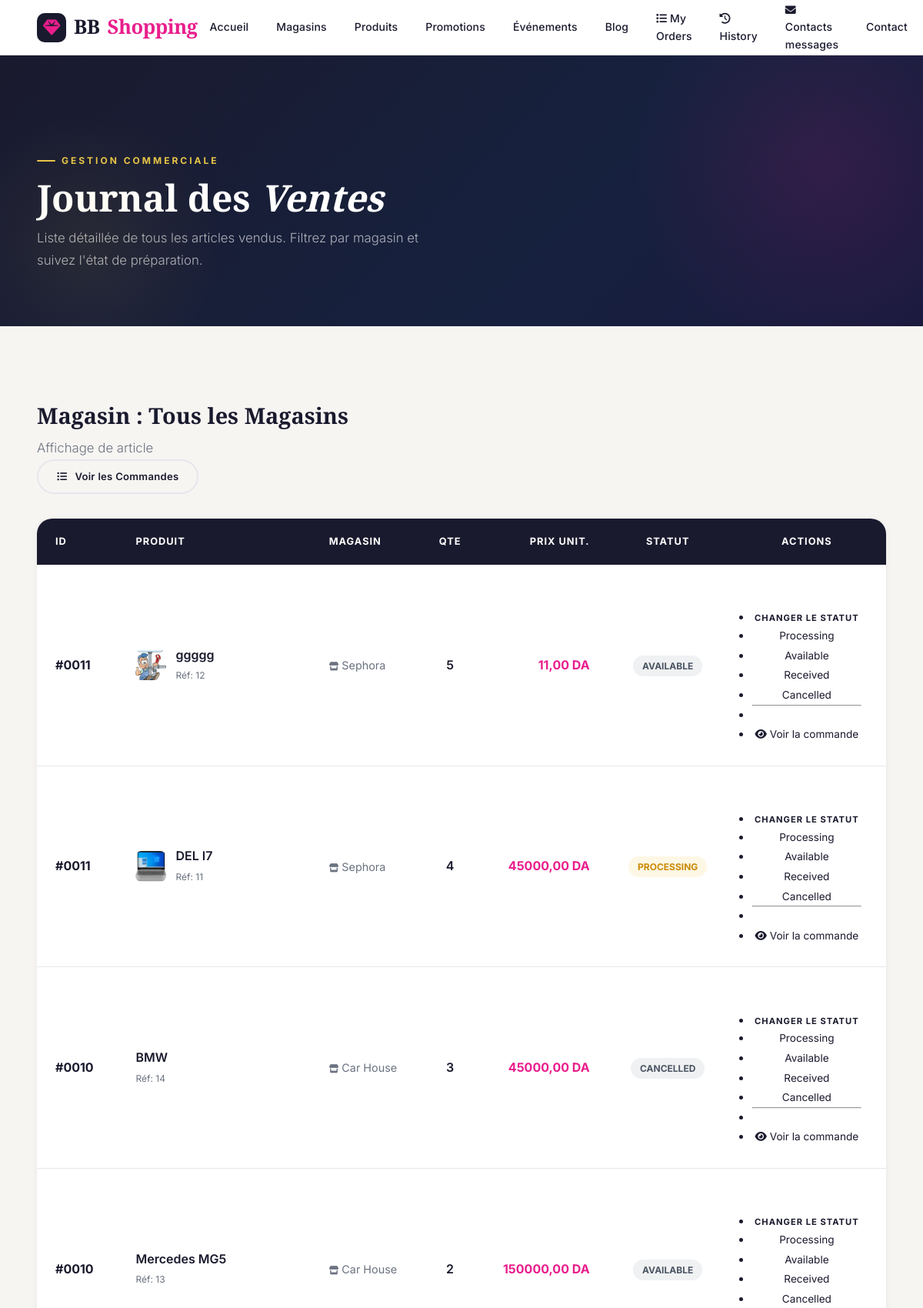
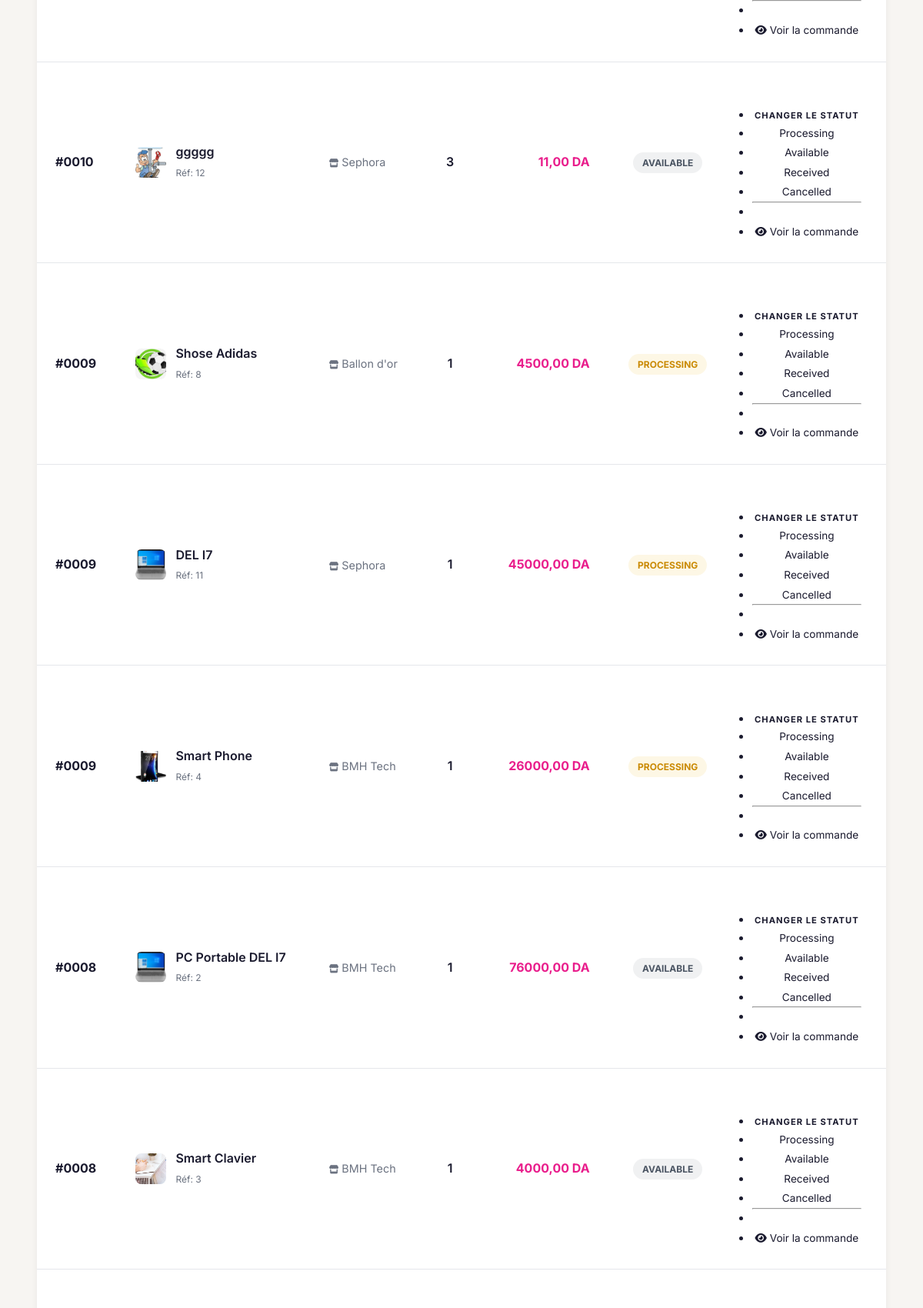
The page /orders/items/ (signed in, upper part) on the database its author committed (2 pictures, top to bottom).
### centre_commercial/models.py (models this page shows, shortened)
class OrderItem(models.Model):
    STATUS_CHOICES = [
        ('processing', 'Processing'),
        ('available', 'Available'),
        ('received', 'Received'),
        ('cancelled', 'Cancelled'),
    ]
    order    = models.ForeignKey(Order, on_delete=models.CASCADE, related_name='items')
    product  = models.ForeignKey('Product', on_delete=models.CASCADE)
    quantity = models.PositiveIntegerField(default=1)
    price    = models.DecimalField(max_digits=10, decimal_places=2)
    status = models.CharField(max_length=20, choices=STATUS_CHOICES, default='processing')
    notes = models.CharField(max_length=255, blank=True, null=True)

class Order(models.Model):
    STATUS_CHOICES = [
        ('pending', 'Pending'),
        ('processing', 'Processing'),
        ('shipped', 'Shipped'),
        ('delivered', 'Delivered'),
        ('cancelled', 'Cancelled'),
    ]
    PAYMENT_METHOD_CHOICES = [
        ('cash', 'Cash on Delivery'),
        ('card', 'Card'),
        ('transfer', 'Bank Transfer'),
    ]
    user = models.ForeignKey(settings.AUTH_USER_MODEL, on_delete=models.CASCADE, related_name='orders')
    status = models.CharField(max_length=20, choices=STATUS_CHOICES, default='pending', verbose_name=_("Status"), db_index=True)
    created_at = models.DateTimeField(auto_now_add=True, verbose_name=_("Created at"), db_index=True)
    updated_at = models.DateTimeField(auto_now_add=True, verbose_name=_("Updated at"), db_index=True)
    total_price = models.DecimalField(max_digits=10, decimal_places=2, default=0, verbose_name=_("Total price"))
    address = models.CharField(max_length=255, verbose_name=_("Address"))
    payment_method = models.CharField(max_length=20, choices=PAYMENT_METHOD_CHOICES, default='cash', verbose_name=_("Payment method"))
    notes = models.TextField(blank=True, null=True, verbose_name=_("Notes"))
    class Meta:
        ordering = ['-created_at']

class Product(models.Model):
    shop = models.ForeignKey(Shop, on_delete=models.CASCADE, related_name='products')
    category = models.ForeignKey(ProductCategory, on_delete=models.CASCADE)
    name = models.CharField(max_length=200)
    description = CKEditor5Field('Content', config_name='default')
    slug = models.SlugField(unique=True, blank=True)
    old_price = models.DecimalField(max_digits=10, decimal_places=2, null=True, blank=True)
    price = models.DecimalField(max_digits=10, decimal_places=2)
    image = models.ImageField(upload_to='products/', blank=True, null=True)
    created_at = models.DateTimeField(auto_now_add=True)
    updated_at = models.DateTimeField(auto_now=True)
    is_featured = models.BooleanField(default=False)
    is_active = models.BooleanField(default=False)
    class Meta:
        ordering = ['-created_at', '-updated_at']
        verbose_name = _("Product")

class Shop(models.Model):
    CATEGORIES = [
        ('mode', 'Mode'),
        ('beaute', 'Beauté & Santé'),
        ('restauration', 'Restauration'),
        ('technologie', 'Technologie'),
        ('maison', 'Maison'),
        ('loisirs', 'Loisirs & Culture'),
        ('cinema', 'Cinéma'),
        ('autre', 'Autre'),
    ]
    mall = models.ForeignKey(Mall, on_delete=models.SET_NULL, null=True, blank=True, related_name='shops')
    name = models.CharField(max_length=200, verbose_name="Name of shop")
    slug = models.SlugField(unique=True, blank=True)
    category = models.CharField(max_length=50, choices=CATEGORIES, verbose_name="Category")
    description = models.TextField(verbose_name="Description")
    cover = models.ImageField(upload_to='shops/cover/', verbose_name="Cover")
    logo = models.ImageField(upload_to='shops/logo/', verbose_name="Logo")
    phone    = models.CharField(max_length=20, blank=True, null=True, verbose_name="Phone")
    location = models.CharField(max_length=200, help_text="Ex: Niveau 1, Aile Nord", verbose_name="Location")
    email    = models.EmailField(blank=True, null=True, verbose_name="Email")
    website  = models.URLField(blank=True, null=True, verbose_name="Website")
    is_featured = models.BooleanField(default=False, verbose_name="Is featured ?")
    created_at = models.DateTimeField(auto_now_add=True)
    modified_at = models.DateTimeField(auto_now=True)
    is_closed = models.BooleanField(default=False, verbose_name="Is closed ?")
    observation = models.TextField(blank=True, null=True, verbose_name="Observation") # En cas de fermeture ou autre
    class Meta:
        verbose_name = "Shop"
        verbose_name_plural = "Shops"

### centre_commercial/views.py (the view)
# urls.py: path('orders/items/', views.orders_items_list, name='orders_items_list_all'),
@login_required # orders items list (all / shop)
def orders_items_list(request, shop_slug = None):
    if shop_slug:
        shop  = get_object_or_404(Shop, slug=shop_slug)
        items = OrderItem.objects.filter(product__shop=shop).select_related('order', 'product').order_by('-order_id')
    else:
        shop  = "Tous les Magasins" #None
        items = OrderItem.objects.all().select_related('order', 'product', 'product__shop').order_by('-order_id')
    paginator = Paginator(items, 15)
    page_number = request.GET.get('page')
    item_pages = paginator.get_page(page_number)
    return render(request, 'mall/order_items_list.html', {
        'shop' : shop,
        'items': item_pages,
        'item_pages': item_pages,
        'status_choices': OrderItem.STATUS_CHOICES,
    })

### centre_commercial/context_processors.py (called while the page is built)
def cart_processor(request):
    cart_count = 0
    if request.user.is_authenticated:
        order = Order.objects.filter(user=request.user, status='pending').first()
        if order:
            cart_count = sum(item.quantity for item in order.items.all())
    return {
        'cart_count': cart_count
    }

### templates/mall/order_items_list.html (shortened to what this page needs)
{% extends "base.html" %}
{% load static %}
{% block content %}
<section class="ym-page-hero">
  <div class="ym-container">
    <p class="ym-eyebrow">Gestion Commerciale</p>
    <h1 class="ym-section-title">Journal des <em>Ventes</em></h1>
    <p class="ym-section-subtitle">Liste détaillée de tous les articles vendus. Filtrez par magasin et suivez l'état de préparation.</p>
  </div>
</section>
<section class="ym-section ym-section--gray">
  <div class="ym-container">
    <div class="portal-section__header" style="margin-bottom: 32px;">
      <div>
        <h2 class="ym-section-title" style="font-size: 1.8rem;">Magasin : {{ shop }}</h2>
        <p class="ym-section-subtitle">Affichage de {{ items.count }} article{{ items.count|pluralize }}</p>
      </div>
      <div style="display: flex; gap: 12px;">
        <a href="{% url 'order_list_all' %}" class="ym-btn ym-btn--ghost ym-btn--sm" style="color: var(--color-text); border-color: var(--color-border);">
          <i class="fas fa-list-ul me-2"></i> Voir les Commandes
        </a>
      </div>
    </div>
    <div class="ym-detail-card" style="padding: 0; overflow: hidden; border-radius: var(--radius-lg);">
      <div class="table-responsive">
        <table class="ym-table" style="width: 100%; border-collapse: collapse;">
          <thead style="background: var(--color-primary); color: #fff;">
            <tr>
              <th style="padding: 20px 24px; text-align: left; font-size: 0.8rem; text-transform: uppercase; letter-spacing: 1px;">ID</th>
              <th style="padding: 20px 24px; text-align: left; font-size: 0.8rem; text-transform: uppercase; letter-spacing: 1px;">Produit</th>
              <th style="padding: 20px 24px; text-align: left; font-size: 0.8rem; text-transform: uppercase; letter-spacing: 1px;">Magasin</th>
              <th style="padding: 20px 24px; text-align: center; font-size: 0.8rem; text-transform: uppercase; letter-spacing: 1px;">Qte</th>
              <th style="padding: 20px 24px; text-align: right; font-size: 0.8rem; text-transform: uppercase; letter-spacing: 1px;">Prix Unit.</th>
              <th style="padding: 20px 24px; text-align: center; font-size: 0.8rem; text-transform: uppercase; letter-spacing: 1px;">Statut</th>
              <th style="padding: 20px 24px; text-align: center; font-size: 0.8rem; text-transform: uppercase; letter-spacing: 1px;">Actions</th>
            </tr>
          </thead>
          <tbody style="background: #fff;">
            {% for item in items %}
            <tr style="border-bottom: 1px solid var(--color-border); transition: background 0.3s ease;">
              <td style="padding: 20px 24px; font-weight: 700; color: var(--color-primary);">
                #{{ item.order.id|stringformat:"04d" }}
              </td>
              <td style="padding: 20px 24px;">
                <div style="display: flex; align-items: center; gap: 12px;">
                  {% if item.product.image %}
                  <img src="{{ item.product.image.url }}" style="width: 40px; height: 40px; border-radius: 8px; object-fit: cover;">
                  {% endif %}
                  <div>
                    <span style="display: block; font-weight: 600; color: var(--color-text);">{{ item.product.name }}</span>
                    <span style="font-size: 0.75rem; color: var(--color-muted);">Réf: {{ item.product.id }}</span>
                  </div>
                </div>
              </td>
              <td style="padding: 20px 24px; font-size: 0.9rem; color: var(--color-muted);">
                <i class="fas fa-store me-1" style="font-size: 0.7rem;"></i> {{ item.product.shop.name }}
              </td>
              <td style="padding: 20px 24px; text-align: center; font-weight: 600;">
                {{ item.quantity }}
              </td>
              <td style="padding: 20px 24px; text-align: right; font-weight: 700; color: var(--color-pink);">
                {{ item.price }} DA
              </td>
              <td style="padding: 20px 24px; text-align: center;">
                <span class="status-badge status-{{ item.status }}" style="
                  padding: 6px 12px; border-radius: 50px; font-size: 0.75rem; font-weight: 700; text-transform: uppercase;
                  {% if item.status == 'delivered' %} background: rgba(34, 197, 94, 0.1); color: #16a34a;
                  {% elif item.status == 'shipped' %} background: rgba(59, 130, 246, 0.1); color: #2563eb;
                  {% elif item.status == 'processing' %} background: rgba(234, 179, 8, 0.1); color: #ca8a04;
                  {% else %} background: rgba(107, 114, 128, 0.1); color: #4b5563; {% endif %}
                ">
                  {{ item.get_status_display }}
                </span>
              </td>
              <td style="padding: 20px 24px; text-align: center;">
                <div class="dropdown">
                  <button class="ym-btn ym-btn--ghost ym-btn--sm" type="button" data-bs-toggle="dropdown" aria-expanded="false" style="padding: 5px 10px;">
                    <i class="fas fa-ellipsis-v"></i>
                  </button>
                  <ul class="dropdown-menu shadow border-0" style="border-radius: 12px; padding: 8px;">
                    <li><h6 class="dropdown-header" style="font-size: 0.7rem; text-transform: uppercase; letter-spacing: 1px;">Changer le statut</h6></li>
                    {% for code, label in status_choices %}
                      <li><a class="dropdown-item" href="{% url 'order_item_status' item.pk code %}" style="border-radius: 6px; font-size: 0.85rem;">{{ label }}</a></li>
                    {% endfor %}
                    <li><hr class="dropdown-divider"></li>
                    <li><a class="dropdown-item" href="{% url 'order_detail' item.order.pk %}" style="border-radius: 6px; font-size: 0.85rem;"><i class="fas fa-eye me-2"></i> Voir la commande</a></li>
                  </ul>
                </div>
              </td>
            </tr>
            {% endfor %}
          </tbody>
        </table>
      </div>
    </div>
  </div>
</section>
{% endblock %}

### static/css/main.css (style rules this page uses)
:root { --color-primary: #1a1a2e; --color-secondary: #16213e; --color-accent: #e8c547; --color-accent2: #c9a227; --color-pink: #e91e8c; --color-surface: #ffffff; --color-bg: #f7f5f2; --color-text: #1a1a2e; --color-muted: #6b7280; --color-border: #e5e7eb; --font-display: 'Playfair Display', Georgia, serif; --font-body: 'Inter', system-ui, sans-serif; --radius-sm: 6px; --radius-md: 12px; --radius-lg: 20px; --radius-xl: 32px; --shadow-sm: 0 2px 8px rgba(0,0,0,.06); --shadow-md: 0 8px 30px rgba(0,0,0,.10); --shadow-lg: 0 20px 60px rgba(0,0,0,.15); --shadow-xl: 0 30px 80px rgba(0,0,0,.20); --transition: 0.3s cubic-bezier(0.4, 0, 0.2, 1); --transition-slow: 0.6s cubic-bezier(0.4, 0, 0.2, 1); }
*, *::before, *::after { box-sizing: border-box; margin: 0; padding: 0; }
html { scroll-behavior: smooth; }
body { font-family: var(--font-body); background-color: var(--color-bg); color: var(--color-text); overflow-x: hidden; line-height: 1.6; }
h1, h2, h3, h4, h5 { font-family: var(--font-display); line-height: 1.2; font-weight: 700; }
a { color: inherit; text-decoration: none; }
img { max-width: 100%; display: block; }
.ym-btn { display: inline-flex; align-items: center; gap: 10px; padding: 16px 36px; border-radius: 50px; font-weight: 600; font-size: 0.9rem; letter-spacing: 0.02em; transition: all var(--transition); cursor: pointer; border: 2px solid transparent; }
.ym-btn--ghost { background: transparent; color: #fff; border-color: rgba(255,255,255,0.5); }
.ym-btn--sm { padding: 10px 24px; font-size: 0.82rem; }
.ym-section { padding: 100px 0; }
.ym-section--gray { background: var(--color-bg); }
.ym-container { width: 100%; max-width: 1380px; margin: 0 auto; padding: 0 48px; }
.ym-eyebrow { display: inline-flex; align-items: center; gap: 8px; font-size: 0.75rem; font-weight: 700; letter-spacing: 3px; text-transform: uppercase; color: var(--color-pink); margin-bottom: 12px; }
.ym-eyebrow::before { content: ''; width: 24px; height: 2px; background: currentColor; border-radius: 2px; }
.ym-section-title { font-family: var(--font-display); font-size: clamp(2rem, 4vw, 3.2rem); color: inherit; line-height: 1.1; }
.ym-section-subtitle { color: var(--color-muted); font-size: 1.05rem; font-weight: 300; margin-top: 12px; max-width: 520px; line-height: 1.7; }
.ym-page-hero { background: linear-gradient(135deg, var(--color-primary) 0%, #16213e 60%, #1a1a3e 100%); padding: 120px 0 72px; position: relative; overflow: hidden; }
.ym-page-hero::before { content: ''; position: absolute; top: -30%; right: -10%; width: 500px; height: 500px; background: radial-gradient(circle, rgba(233,30,140,0.12) 0%, transparent 70%); pointer-events: none; }
.ym-page-hero::after { content: ''; position: absolute; bottom: -20%; left: -5%; width: 350px; height: 350px; background: radial-gradient(circle, rgba(232,197,71,0.08) 0%, transparent 70%); pointer-events: none; }
.ym-page-hero .ym-eyebrow { color: var(--color-accent); }
.ym-page-hero .ym-section-title { color: #fff; max-width: 700px; }
.ym-page-hero .ym-section-subtitle { color: rgba(255,255,255,0.65); }
.ym-detail-card { background: #fff; border-radius: var(--radius-lg); padding: 32px 36px; box-shadow: var(--shadow-sm); margin-bottom: 0; }

### rows shown on the page
OrderItem: order.id "0011", product.image (picture), product.name "ggggg", product.id "12", product.shop.name "Sephora", quantity "5", price "11,00", status "AVAILABLE", status_choices "Processing" "Available" "Received" "Cancelled"
OrderItem: order.id "0011", product.image (picture), product.name "DEL I7", product.id "11", product.shop.name "Sephora", quantity "4", price "45000,00", status "PROCESSING", status_choices "Processing" "Available" "Received" "Cancelled"
OrderItem: order.id "0010", product.name "BMW", product.id "14", product.shop.name "Car House", quantity "3", price "45000,00", status "CANCELLED", status_choices "Processing" "Available" "Received" "Cancelled"
OrderItem: order.id "0010", product.name "Mercedes MG5", product.id "13", product.shop.name "Car House", quantity "2", price "150000,00", status "AVAILABLE", status_choices "Processing" "Available" "Received" "Cancelled"
OrderItem: order.id "0010", product.image (picture), product.name "ggggg", product.id "12", product.shop.name "Sephora", quantity "3", price "11,00", status "AVAILABLE", status_choices "Processing" "Available" "Received" "Cancelled"
OrderItem: order.id "0009", product.image (picture), product.name "Shose Adidas", product.id "8", product.shop.name "Ballon d'or", quantity "1", price "4500,00", status "PROCESSING", status_choices "Processing" "Available" "Received" "Cancelled"
OrderItem: order.id "0009", product.image (picture), product.name "DEL I7", product.id "11", product.shop.name "Sephora", quantity "1", price "45000,00", status "PROCESSING", status_choices "Processing" "Available" "Received" "Cancelled"
OrderItem: order.id "0009", product.image (picture), product.name "Smart Phone", product.id "4", product.shop.name "BMH Tech", quantity "1", price "26000,00", status "PROCESSING", status_choices "Processing" "Available" "Received" "Cancelled"
OrderItem: order.id "0008", product.image (picture), product.name "PC Portable DEL I7", product.id "2", product.shop.name "BMH Tech", quantity "1", price "76000,00", status "AVAILABLE", status_choices "Processing" "Available" "Received" "Cancelled"
OrderItem: order.id "0008", product.image (picture), product.name "Smart Clavier", product.id "3", product.shop.name "BMH Tech", quantity "1", price "4000,00", status "AVAILABLE", status_choices "Processing" "Available" "Received" "Cancelled"

### other values the page prints
{{ shop }} "Tous les Magasins"
